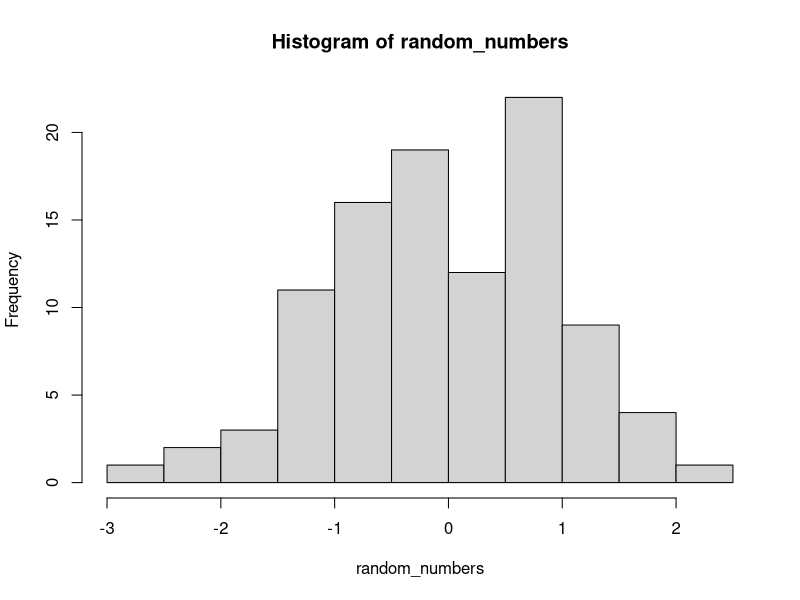
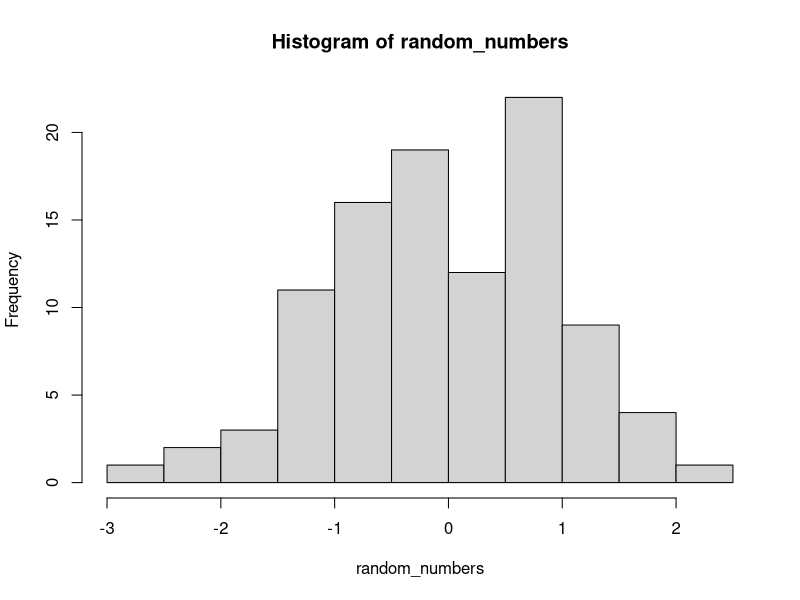

These charts were generated, in order, by the following R code:
# how to produce 100 random numbers and produce a histogram

# produce 100 random numbers
random_numbers <- rnorm(100, 0, 1)
hist(random_numbers)

# look into the function for help

hist(random_numbers, breaks = 10)

# not helpful

# thank you !
